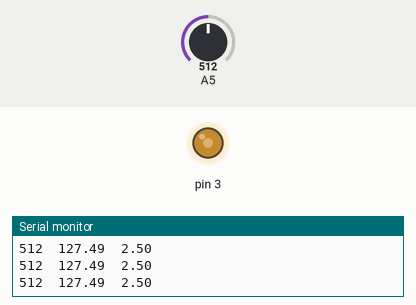
Simulated run of this sketch. Board: Arduino Uno, built with avr-gcc and run on an emulated ATmega328P. On the bench: output pins drawn as LEDs (lit = HIGH), the last lines printed to the serial monitor. The test bench sets the inputs (shaded band); at power-on: A5 = 512.

Above: at 1.2 s.
1.3 s: A5 set to 716
At 1.6 s:
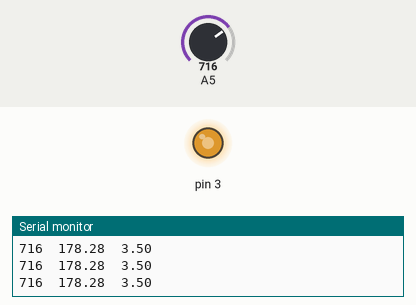
2.8 s: A5 set to 900
At 3.4 s:
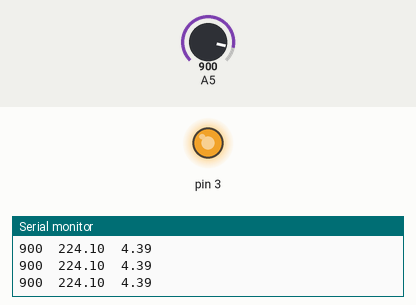
4.3 s: A5 set to 122
At 5.1 s:
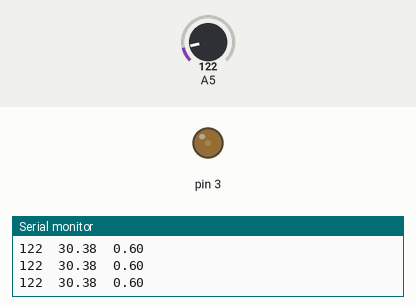
5.8 s: A5 set to 107
At 6.9 s:
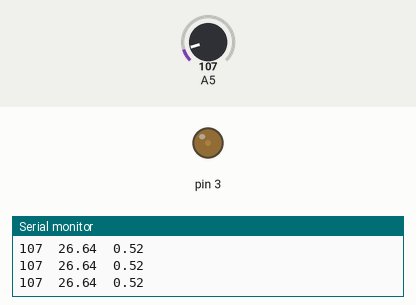
8.8 s: A5 set to 88
At 9.2 s:
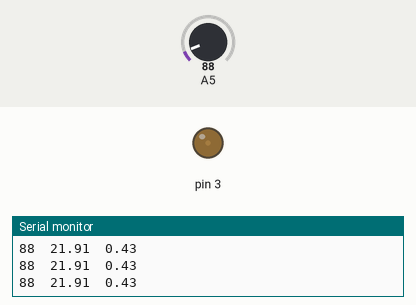
10.4 s: A5 set to 511
At 10.9 s:
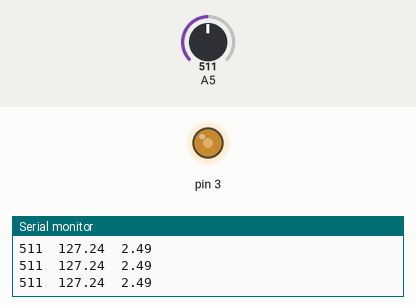
Timing chart, 0 to 12.9 s (numbered marks = the images above; inputs shaded):
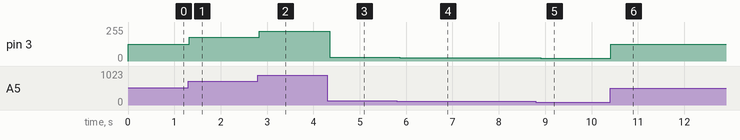

The sketch:

Potentimeter_Controlled_LED_Brightness.ino
```cpp
//initalize variables
//delay time for a tenth of a seconf
int wait = 100;
//variable to store info
int vR2;
void setup() {
  // put your setup code here, to run once:
  //sending 5V to the divider
  pinMode(3, OUTPUT);
  //reading the voltage
  pinMode(A5,INPUT);
  //Begins the serial print monitor
  Serial.begin(9600);


}

void loop() {
  // put your main code here, to run repeatedly:
  // read the voltage and save in variable
  vR2 = analogRead(A5);
  //computation for read bits to write bits
  double ReadToWrite = vR2 * 0.249;
  //computation for write bits to volts
  double WriteToVolts = ReadToWrite / 51;
  //print the values of analogRead bits and analogWrite bits and voltage on one line in serial monitor
  Serial.print(vR2);
  Serial.print("  ");
  Serial.print(ReadToWrite);
  Serial.print("  ");
  Serial.println(WriteToVolts);
  analogWrite(3, ReadToWrite);
  //delay time
  delay(wait);


}
```

Measured:
- after the input at 1.3 s, pin 3: 127/255 → 178/255 at once
- after the input at 2.8 s, pin 3: 178/255 → 224/255 at once
- after the input at 4.3 s, pin 3: 224/255 → 30/255 after 0.05 s
- after the input at 5.8 s, pin 3: 30/255 → 26/255 after 0.07 s
- after the input at 8.8 s, pin 3: 26/255 → 21/255 after 0.10 s
- after the input at 10.4 s, pin 3: 21/255 → 127/255 at once
